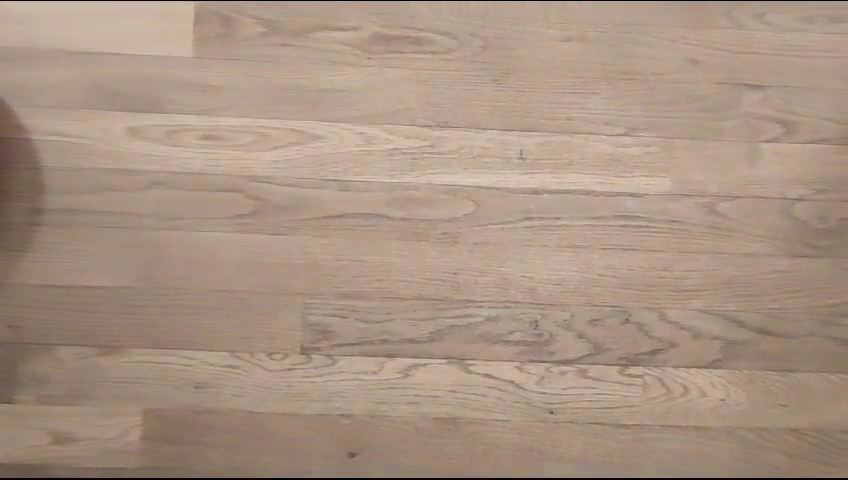
#> input picture frame 40 of video processing/Robot.mp4, 848 x 480 px, given in place of auto_oscar.mp4, which was not available
$ python oefening4_boundingboxes_v2.py
#> lines starting #> are read from the running program, lines starting #| are printed output that depends on the picture; after the words box and inside, x2 and y2 are one past the last pixel; in counts of white or black regions, pixels touching at a corner belong together; pictures that were not available may be replaced by others from this repository, and a replacement may not be noted
import cv2
import numpy as np

kernel = cv2.getStructuringElement(cv2.MORPH_ELLIPSE,(3,3))
# Create a VideoCapture object and read from input file
# If the input is the camera, pass 0 instead of the video file name
cap = cv2.VideoCapture('auto_oscar.mp4')

fgbg = cv2.createBackgroundSubtractorMOG2(history=100)

# Check if camera opened successfully
if (cap.isOpened()== False):
  print("Error opening video stream or file")

# Read until video is completed
while(cap.isOpened()):
  # Capture frame-by-frame
  ret, frame = cap.read()
#> frame is the input picture: shape (480, 848, 3); mean B, G, R 130.3, 147.1, 169.2
  if ret == True:

    frame = cv2.resize(frame, (640, 480))
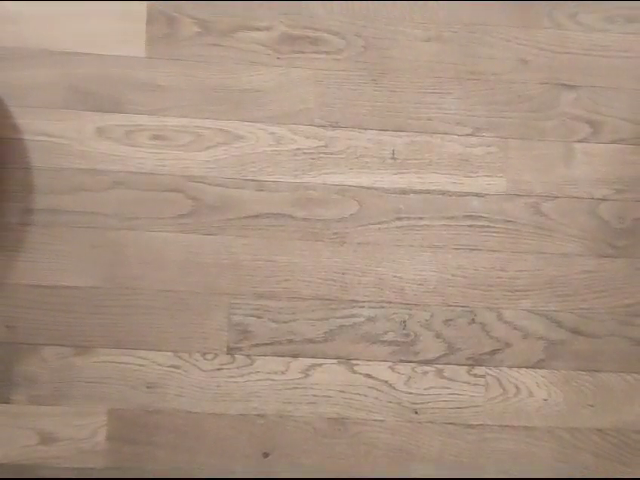
#> frame: shape (480, 640, 3); mean B, G, R 130.3, 147.1, 169.2

    fgmask = fgbg.apply(frame)
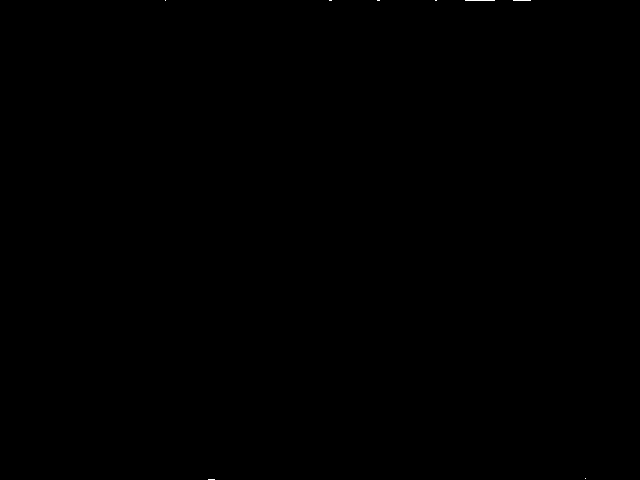
#> fgmask: shape (480, 640); values 127 (black) and 255 (white), 0.02% white in thin lines or dots, all inside (x1, y1, x2, y2) = (165, 0, 586, 480)
    fgmask = cv2.morphologyEx(fgmask, cv2.MORPH_OPEN, kernel)
#> fgmask: shape (480, 640); every value is 127

    contours, hierarchy = cv2.findContours(fgmask, cv2.RETR_TREE, cv2.CHAIN_APPROX_SIMPLE)
#> contours = [[[0, 0], [0, 479], [639, 479], [639, 0]]]

    for cnt in contours:
      area = cv2.contourArea(cnt)
      if area>100:
        # image = cv2.drawContours(frame, [cnt], -1, (0, 255, 0), 2)
        cv2.drawContours(frame, [cnt], -1, (0, 255, 0), 2)

        x,y,w,h = cv2.boundingRect(cnt)
        box = cv2.rectangle(frame,(x,y),(x+w,y+h),(255,0,0),2)
#> this loop made 1 pass
#> (cnt, area, x, y, w, h) on pass 1: ([[0, 0], [0, 479], [639, 479], [639, 0]], 306081, 0, 0, 640, 480)

    # Display the resulting frame
    # cv2.imshow('Frame',image)
    cv2.imshow('Frame',frame)

    # Press Q on keyboard to  exit
    if cv2.waitKey(25) & 0xFF == ord('q'):
#> (key q is pressed here)
      break

  # Break the loop
  else:
    break

# When everything done, release the video capture object
cap.release()

# Closes all the frames
cv2.destroyAllWindows()

$ run again, starting later in the video
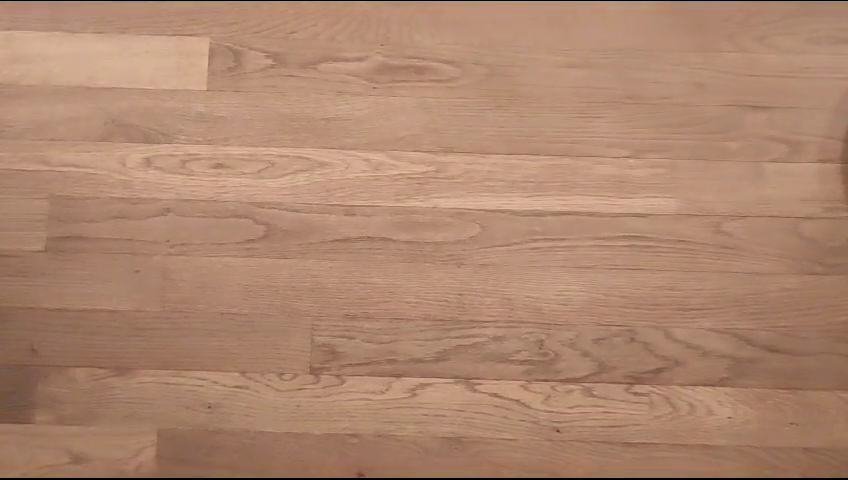
#> input picture frame 320 of video processing/Robot.mp4, 848 x 480 px, given in place of auto_oscar.mp4, which was not available
#> frame is the input picture: shape (480, 848, 3); mean B, G, R 110.8, 134.5, 174
#> `frame = cv2.resize(frame, (640, 480))`:
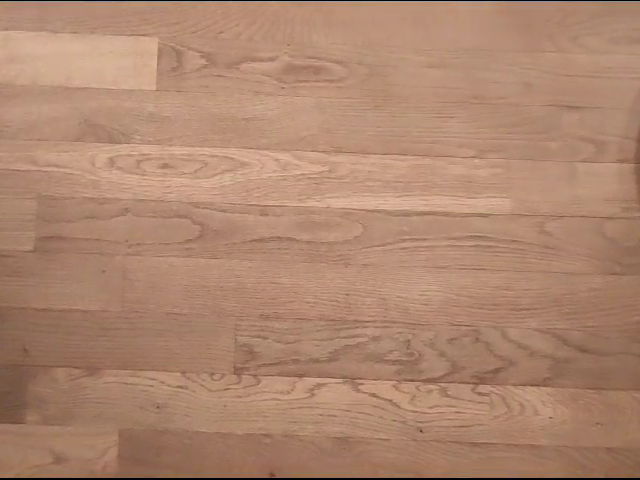
#> frame: shape (480, 640, 3); mean B, G, R 110.8, 134.5, 174
#> contours = [[[0, 0], [0, 479], [639, 479], [639, 0]]]
#> the loop `for cnt in contours:` made 1 pass
#> (cnt, area, x, y, w, h) on pass 1: ([[0, 0], [0, 479], [639, 479], [639, 0]], 306081, 0, 0, 640, 480)
